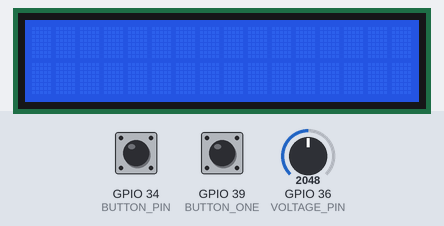
Recording of a sketch running on a simulated ESP32. Parts: 16×2 character LCD. Inputs (shaded band) come from the test bench; at power-on: GPIO 34 (BUTTON_PIN) HIGH, GPIO 36 (VOLTAGE_PIN) = 2048, GPIO 39 (BUTTON_ONE) LOW. EEPROM starts erased; what the sketch prints to the serial monitor is not drawn.

Above: at 1.2 s.
1.3 s: GPIO 34 (BUTTON_PIN) pulled LOW for 0.15 s
At 3.3 s:
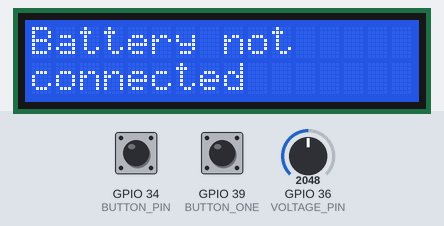
4.0 s: GPIO 36 (VOLTAGE_PIN) set to 2848
7.0 s: GPIO 36 (VOLTAGE_PIN) set to 2956
At 9.3 s:
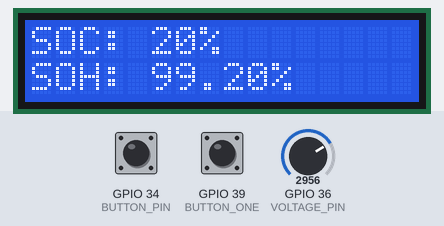
10.0 s: GPIO 39 (BUTTON_ONE) pulled HIGH for 1 s
At 11.0 s:
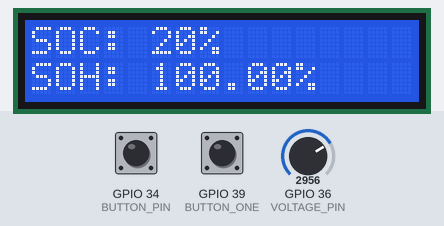
Timing chart, 0 to 13.0 s (numbered marks = the images above; inputs shaded):
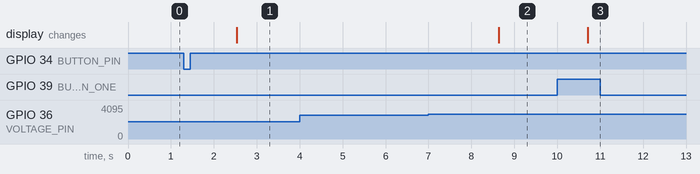

Measured:
- the behaviour switches between 2905 and 2906 on GPIO 36 (VOLTAGE_PIN) (found by bisection; images 1 and 2)
- after the input at 1.3 s, the display: changes after 1.2 s (image 1)
- after the input at 4.0 s, every drawn part: stays the same
- after the input at 7.0 s, the display: changes after 1.6 s (image 2)
- after the input at 10.0 s, the display: changes after 0.71 s (image 3)

The sketch:

testbms.ino
```cpp
#include <Wire.h>
#include <LiquidCrystal_I2C.h>
#include <EEPROM.h>

#define BUTTON_PIN 34 // Pin connected to the push button
#define DEBOUNCE_DELAY 50 // Debounce delay for button press
#define LCD_ADDRESS 0x27
#define LCD_COLUMNS 16
#define LCD_ROWS 2
#define EEPROM_SIZE 512
#define SOC_ADDRESS 0
#define SOH_ADDRESS 4
// Pin Definitions
#define BUTTON_ONE 39
#define VOLTAGE_PIN 36

// Constants
const float R1 = 29900.0;   // Resistor R1 value (30kΩ)
const float R2 = 7400.0;    // Resistor R2 value (7.4kΩ)
const float VREF = 3.3;     // Reference voltage for ADC
const int ADC_MAX = 4096;   // ADC resolution (12-bit)
const int TOTAL_SOC = 10000;

// Initial values
float initialSOC = 100.0;   // Start with 100% SOC
float previousSOC = 100.0;  // Track previous SOC
float totalSOCDrop = 0.0;   // Accumulate the SOC drop
int chargeCycles = 0;       // Track number of charge cycles
float SOH = 100.0;          // Start with 100% SOH

LiquidCrystal_I2C lcd(LCD_ADDRESS, LCD_COLUMNS, LCD_ROWS);

// Lookup table for voltage to SOC mapping
const float voltageTable[101] = {
    12.80, 12.79, 12.78, 12.77, 12.76, 12.75, 12.74, 12.73, 12.72, 12.71,
    12.70, 12.69, 12.68, 12.67, 12.66, 12.65, 12.64, 12.63, 12.62, 12.61,
    12.60, 12.59, 12.58, 12.57, 12.56, 12.55, 12.54, 12.53, 12.52, 12.51,
    12.50, 12.49, 12.48, 12.47, 12.46, 12.45, 12.44, 12.43, 12.42, 12.41,
    12.40, 12.39, 12.38, 12.37, 12.36, 12.35, 12.34, 12.33, 12.32, 12.31,
    12.30, 12.29, 12.28, 12.27, 12.26, 12.25, 12.24, 12.23, 12.22, 12.21,
    12.20, 12.19, 12.18, 12.17, 12.16, 12.15, 12.14, 12.13, 12.12, 12.11,
    12.10, 12.09, 12.08, 12.07, 12.06, 12.05, 12.04, 12.03, 12.02, 12.01,
    12.00, 11.99, 11.98, 11.97, 11.96, 11.95, 11.94, 11.93, 11.92, 11.91,
    11.90, 11.89, 11.88, 11.87, 11.86, 11.85, 11.84, 11.83, 11.82, 11.81,
    11.80
};

// Program 1: Lithium-ion battery voltage measurement
float readLithiumVoltage() {
    // Example code to read Lithium-ion battery voltage
    // (Implement your specific code to read lithium-ion voltage here)
    return 10; // Assuming you have defined the analogReadVoltage function
}

// Program 2: Lead-acid battery voltage measurement
float readLeadAcidVoltage() {
    // Example code to read Lead-acid battery voltage
    // (Implement your specific code to read lead-acid voltage here)
    return 20; // Assuming you have defined the analogReadVoltage function
}

int lastButtonState = LOW; // Previous state of the button
int buttonState = LOW; // Current state of the button
unsigned long lastDebounceTime = 0; // Last time button state was changed
bool isLithiumProgram = true; // Flag to track the current program

void setup() {
    Serial.begin(115200);
    pinMode(BUTTON_PIN, INPUT_PULLUP); // Set button pin as input with pull-
    pinMode(VOLTAGE_PIN, INPUT);
    pinMode(BUTTON_ONE, INPUT);
    EEPROM.begin(EEPROM_SIZE);
    lcd.begin();
    lcd.backlight();

    // Initialize variables from EEPROM
    totalSOCDrop = EEPROM.readFloat(SOC_ADDRESS);
    if (isnan(totalSOCDrop) || totalSOCDrop < 0) {
        totalSOCDrop = 0.0;
    }

    SOH = EEPROM.readFloat(SOH_ADDRESS);
    if (isnan(SOH) || SOH < 0 || SOH > 100) {
        SOH = 100.0;
    }

    // Attach interrupt to handle button press
    attachInterrupt(digitalPinToInterrupt(BUTTON_PIN), buttonPressISR, FALLING);

    Serial.println("System initialized.");
}

void loop() {
    // Main loop doesn't need to check button state anymore
    // We handle button press in the interrupt service routine (ISR)

    // Perform the current program based on the flag
    if (isLithiumProgram) {
        // Lithium-ion battery program
        float voltage = readLithiumVoltage();
        Serial.print("Lithium-ion battery voltage: ");
        Serial.println("lithium");
    } else {
        // Lead-acid battery program
        float voltage = analogReadVoltage();
        int buttonState = digitalRead(BUTTON_ONE);

        if (voltage < 11.80) {
            Serial.println("Battery not connected or voltage out of range.");
            lcd.clear();
            lcd.setCursor(0, 0);
            lcd.print("Battery not");
            lcd.setCursor(0, 1);
            lcd.print("connected");
            delay(1000);
            return; // Exit the loop if battery is not connected
        }

        // Calculate SOC
        int soc = findSOC(voltage);

        // Update SOC and SOH if SOC drops
        if (soc < previousSOC) {
            float socDrop = previousSOC - soc;
            totalSOCDrop += socDrop;

            // Cap totalSOCDrop to TOTAL_SOC
            if (totalSOCDrop > TOTAL_SOC) {
                totalSOCDrop = TOTAL_SOC;
            }

            if (TOTAL_SOC > 0) {
                SOH = ((TOTAL_SOC - totalSOCDrop) / TOTAL_SOC) * 100;
            } else {
                SOH = 0;
            }

            // Save updated values to EEPROM
            EEPROM.writeFloat(SOC_ADDRESS, totalSOCDrop);
            EEPROM.writeFloat(SOH_ADDRESS, SOH);
            EEPROM.commit();

            previousSOC = soc; // Update previous SOC
        }

        // Button to reset values
        if (buttonState == HIGH) {
            reset();
        }

        // Display results on LCD
        lcd.clear();
        lcd.setCursor(0, 0);
        lcd.print("SOC: ");
        lcd.print(soc);
        lcd.print("%");
        lcd.setCursor(0, 1);
        lcd.print("SOH: ");
        lcd.print(SOH, 2);
        lcd.print("%");

        Serial.print("Voltage: ");
        Serial.print(voltage, 2);
        Serial.print(" V, SOC: ");
        Serial.print(soc);
        Serial.print("%, SOH: ");
        Serial.print(SOH, 2);
        Serial.println("%");
    }
}

// Interrupt Service Routine (ISR) for button press
void buttonPressISR() {
    // Toggle the battery program flag
    isLithiumProgram = !isLithiumProgram; // Toggle program
    delay(200); // Short delay to prevent bouncing
}

// Function to find SOC based on voltage
int findSOC(float voltage) {
    for (int i = 0; i < 101; i++) {
        if (voltage >= voltageTable[i]) {
            return 100 - i; // Return the corresponding SOC (100 - index)
        }
    }
    return 0; // Return 0% SOC if voltage is lower than minimum
}

float analogReadVoltage() {
    const int numReadings = 100; // Number of readings to average
    long total = 0; // Variable to accumulate readings

    // Take multiple readings and accumulate them
    for (int i = 0; i < numReadings; i++) {
        total += analogRead(VOLTAGE_PIN);
        delay(10); // Small delay between readings (adjust as needed)
    }

    // Calculate the average ADC value
    int adcValue = total / numReadings;

    // Convert the ADC value to voltage
    float adcVoltage = (adcValue / float(ADC_MAX)) * VREF;
    float batteryVoltage = adcVoltage * (R1 + R2) / R2;

    return batteryVoltage;
}

void reset() {
    totalSOCDrop = 0;
    SOH = 100.0;

    // Save reset values to EEPROM
    EEPROM.writeFloat(SOC_ADDRESS, totalSOCDrop);
    EEPROM.writeFloat(SOH_ADDRESS, SOH);
    EEPROM.commit();

    Serial.println("System reset.");
}
```
